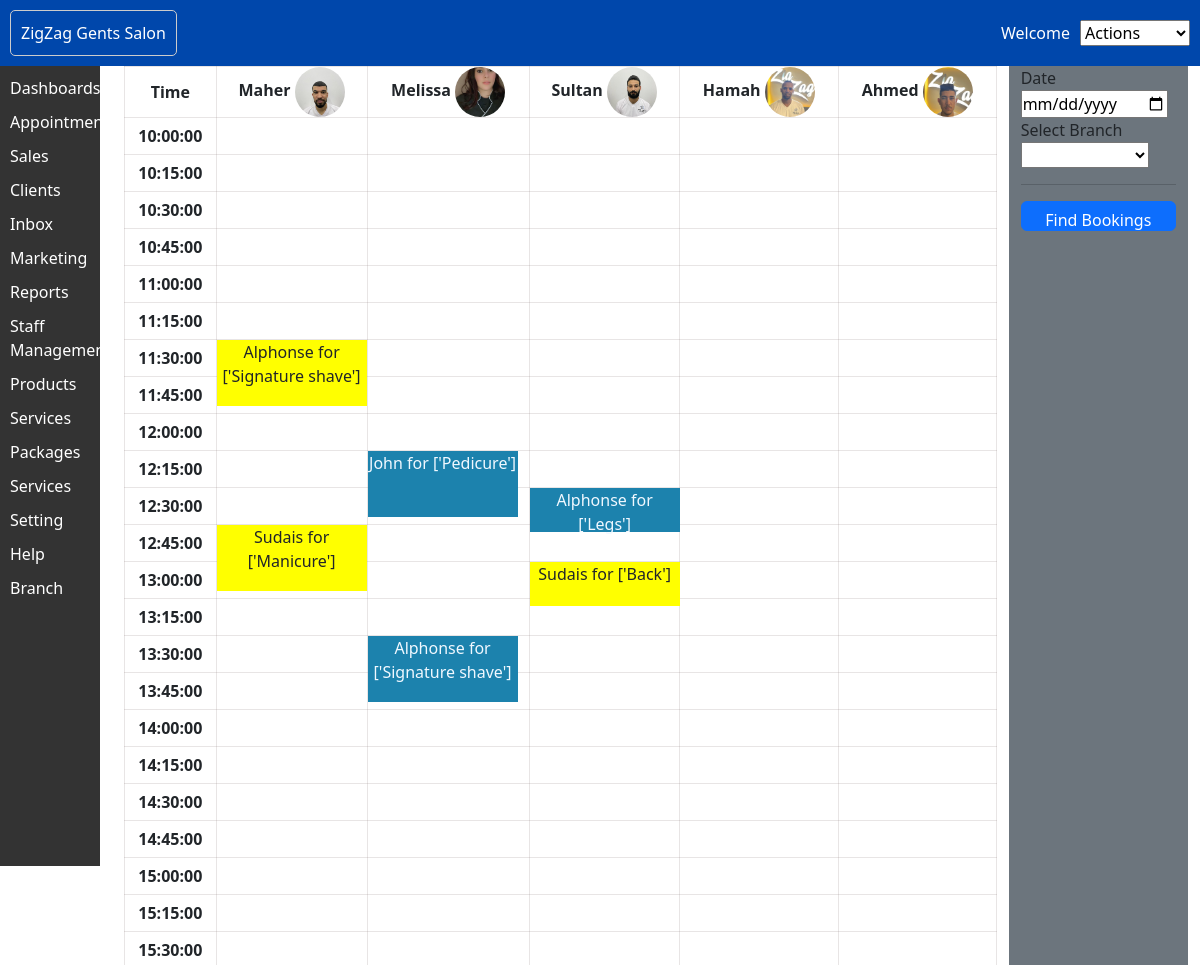
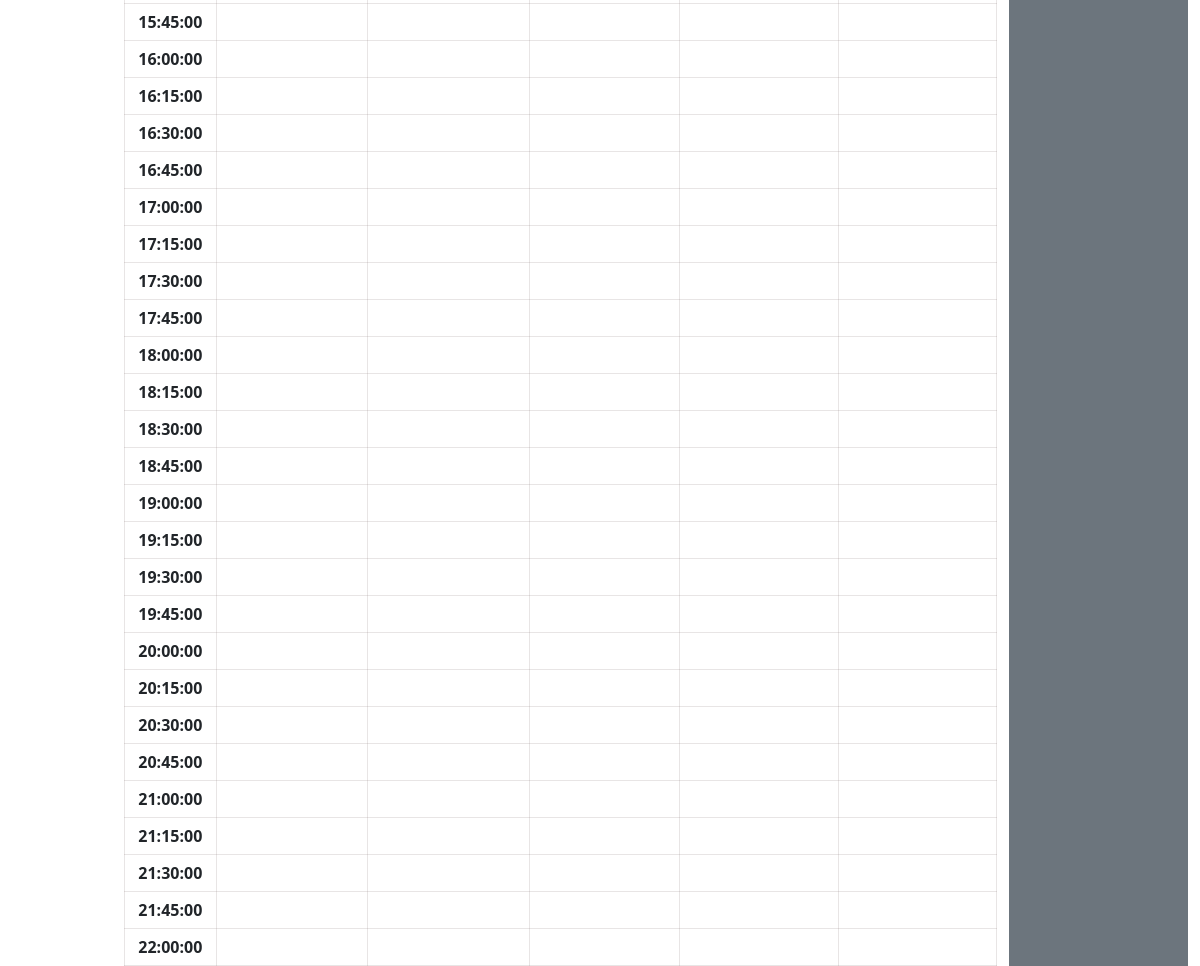
/salonmanager/appointment_booking, run on the app's committed database (2 pictures, top to bottom).
### salonmanager/models.py (models this page shows, shortened)
class StaffMember(models.Model):
    name = models.CharField(max_length=50)
    branches = models.ManyToManyField(Branch)
    image = models.ImageField(upload_to='images/', null=True)

class Customer(models.Model):
    name = models.CharField(max_length=100)
    phone_number = models.CharField(max_length=20)
    email = models.EmailField()
    profession = models.CharField(max_length=100,null=True)
    address = models.TextField()
    def __str__(self):
        return self.name

### salonmanager/views.py (the view, shortened to what this page needs)
# urls.py: path('appointment_booking',views.appointment_booking,name='appointment_booking'),
def appointment_booking(request):
    time_slot_tf = timeslot_gen_tf('10:00 AM','10:00 PM')
    appointment_list=[]
    staff_members_list= StaffMember.objects.all()
    today_date = date.today()
    branches  = Branch.objects.all()
    if Appointment.objects.exists:
        today = date.today()
        appointment_list_today = Appointment.objects.filter(date=today)
    for appointment in appointment_list_today:
        customer_id = appointment.customer_id
        customer  = get_object_or_404(Customer,id = customer_id)
        staff_member_id = appointment.staff_member_id
        staff_member = get_object_or_404(StaffMember,id = staff_member_id)
        branch_id = appointment.branch_id
        branch = get_object_or_404(Branch,id=branch_id)
        start_time_str = appointment.start_time.strftime("%H:%M:%S")
        services = appointment.services.all()
        duration=timedelta()
        service_names = []
        for service in services:
            duration += service.duration
            service_names.append(service.name)
        duration_minutes = duration.total_seconds() // 60  # Calculate duration in minutes
        height = duration_minutes * 33 / 15
        print(height)
        appointment_dict={
                'customer':customer,
                'staff_member':staff_member.name,
                'start_time':start_time_str,
                'end_time':appointment.end_time,
                'date':appointment.date,
                'total_price':appointment.total_price,
                'status':appointment.status,
                'branch':branch,
                'services': service_names,
                'id':appointment.pk,
                'height':height
            }
        print(appointment_dict['id'])
        print(type(appointment_dict['start_time']))
        appointment_list.append(appointment_dict)
    print(appointment_list)
    print(today)
    context={'time_slots':time_slot_tf,'staff_members':staff_members_list,'branches':branches,'appointment_details_list':appointment_list,'date_chosen':today_date}
    return render(request,'appointment_booking.html',context)

### salonmanager/models.py (called while the page is built)
    def __str__(self):
        return self.name

### salonmanager/utils.py (called while the page is built)
def timeslot_gen_tf(start, end):
    start_time = datetime.strptime(start, '%I:%M %p')
    end_time = datetime.strptime(end, '%I:%M %p')
    time_slots = []
    current_time = start_time
    while current_time <= end_time:
        time_slot = current_time.strftime('%H:%M:%S')
        time_slots.append(time_slot)
        current_time += timedelta(minutes=15)
    return time_slots

### salonmanager/templates/appointment_booking.html (shortened to what this page needs)
{% extends 'base.html' %}
{% load static %}
{% block content %}
<div class="container">
  <div class="row">
    <div class="col-md-10">
      <table id = 'appointment-table'>
        <thead>
          <tr>
            <th>Time</th>
            {% for staff_member in staff_members %}
            <th>{{ staff_member.name }} <img src = "{{staff_member.image.url}}" class='staff_image'> </th>
            {%endfor%}
          </tr>
        </thead>
        <tbody>
          {% for time_slot in time_slots %}
        <tr class="short ">
          <th>{{ time_slot }}</th>
          {% for staff_member in staff_members %}
            <td class="clickable " ondrop="drop(event)" ondragover="allowDrop(event)"><div>
              {% for appointment_details in appointment_details_list  %}
                {% if appointment_details.staff_member == staff_member.name and appointment_details.start_time == time_slot  %}
                  <div data-id="{{ appointment_details.id }}" data-staff-member="{{ staff_member.name }}" data-time-slot="{{ time_slot }}" draggable="true"  class="appointment-box {% if appointment_details.status == 'booked' %}booked {% elif appointment_details.status == 'cancelled'%}cancelled {% elif  appointment_details.status == 'completed' %} completed {% elif appointment_details.status == 'confirmed'  %} confirmed {% else %}hidden{% endif %}" style="height:{{appointment_details.height}}px" onclick="changeStatus('{{appointment_details.customer}}','{{appointment_details.staff_member}}','{{appointment_details.date}}',{{appointment_details.services}},{{appointment_details.id}})">
                    <p>{{appointment_details.customer}} for {{appointment_details.services}}</p>
                  </div>
                 {% endif %}  {% endfor %}
              <button class="tdButton " onclick="openPopup('{{ time_slot}}','{{ staff_member.name }}','{{staff_member.id}}')"></button>
            </td>
          {% endfor %}
        </tr>
      {% endfor %}
        </tbody>
      </table>
    </div>
    <div class="col-md-2 bg-secondary">
        <form action = "{% url 'change_date_branch' %}" method = 'POST'>
          <label> Date</label>
          <input type='date' name='date_chosen' value = {{date_chosen}} placeholder={{date_chosen}} >
          <label>Select Branch</label>
          <select name='branch_chosen'>
            <option value = "{{branch_chosen.id}}">{{branch_chosen.name}}</option>
          {% for Branch in branches %}
          <option value="{{ Branch.id }}">{{ Branch.name }}</option>
          {% endfor %}
          </select>
          <hr>
          <button type='submit' class = 'btn btn-primary'>Find Bookings</button>
        </form>
      </div>
    </div>
  </div>
</div>
{% endblock %}

### salonmanager/templates/base.html (shortened to what this page needs)
<!DOCTYPE html>
<html>
<head>
    <link href="https://cdn.jsdelivr.net/npm/bootstrap@5.3.0/dist/css/bootstrap.min.css" rel="stylesheet">
</head>
<body>
    <header>
        <div class="header-content">
            <div class="salon-name">
                ZigZag Gents Salon
            </div>
            <div class="actions">
                Welcome {{ manager_name }}
                <select>
                    <option disabled selected>Actions</option>
                </select>
            </div>
        </div>
    </header>
    <div class="container-fluid">
        <div class="row">
          <div class="col-1 theme sidebar">
        <ul>
            <li><a href="#">Dashboards</a></li>
            <li><a href="{% url 'appointment_booking' %}">Appointments</a></li>
            <li><a href="#">Sales</a></li>
            <li><a href="#">Clients</a></li>
            <li><a href="#">Inbox</a></li>
            <li><a href="#">Marketing</a></li>
            <li><a href="#">Reports</a></li>
            <li><a href="#">Staff Management</a></li>
            <li><a href="#">Products</a></li>
            <li><a href="#">Services</a></li>
            <li><a href="#">Packages</a></li>
            <li><a href="#">Services</a></li>
            <li><a href="#">Setting</a></li>
            <li><a href="#">Help</a></li>
            <li><a href ='#'>Branch</a></li>
        </ul>
</div>
        <div class = "col-11  my-div">
        {% block content %}
        {% endblock %}
        </div>
</body>
</html>

### salonmanager/templates/base.html (style rules this page uses)
body,* { margin: 0; padding: 0; }
header { background-color: #f1f1f1; padding: 10px; margin: 0; background-color: #0047AB; color:white }
.header-content { display: flex; justify-content: space-between; align-items: center; }
.salon-name { padding: 10px; border: 1px solid #ccc; border-radius: 5px; }
.actions { display: flex; align-items: center; }
.actions select { margin-left: 10px; }
.sidebar { background-color: #333; color: #fff; margin:0; padding: 10px; height:100vh }
.sidebar ul { list-style-type: none; padding: 0; margin: 0; }
.sidebar li { margin-bottom: 10px; }
.sidebar a { text-decoration: none; color: #fff; }

### salonmanager/templates/appointment_booking.html (style rules this page uses)
.container,.row { height : 100vh; }
* { padding:0px; }
table, th,td { border: 0.5px solid rgb(141, 125, 125,0.2); border-collapse: collapse; text-align:center }
table { width: 100%; }
button { width: 100%; height: 30px; background-color:white; border:none; }
.staff_image { width: 50px; height: 50px; border-radius: 50%; object-fit: cover; }
.booked { background-color:yellow }
.confirmed { background-color: #1C82AD; color: aliceblue }
.appointment-box { position: absolute; width: 12.5%; height:33px; }

### data on the page
StaffMember: name "Maher", image (picture)
StaffMember: name "Melissa", image (picture)
StaffMember: name "Sultan", image (picture)
StaffMember: name "Hamah", image (picture)
StaffMember: name "Ahmed", image (picture)
Customer: customer "Alphonse", services "['Signature shave']", services "['Legs']"
Customer: customer "John", services "['Pedicure']"
Customer: customer "Sudais", services "['Manicure']", services "['Back']"

### other printed values
{{ time_slot }} "10:00:00" "10:15:00" "10:30:00" "10:45:00" "11:00:00" "11:15:00" "11:30:00" "11:45:00" "12:00:00" "12:15:00" "12:30:00" "12:45:00" "13:00:00" "13:15:00" "13:30:00" "13:45:00" "14:00:00" "14:15:00" "14:30:00" "14:45:00" "15:00:00" "15:15:00" "15:30:00" "15:45:00" "16:00:00" "16:15:00" "16:30:00" "16:45:00" "17:00:00" "17:15:00" "17:30:00" "17:45:00" "18:00:00" "18:15:00" "18:30:00" "18:45:00" "19:00:00" "19:15:00" "19:30:00" "19:45:00" "20:00:00" "20:15:00" "20:30:00" "20:45:00" "21:00:00" "21:15:00" "21:30:00" "21:45:00" "22:00:00"
